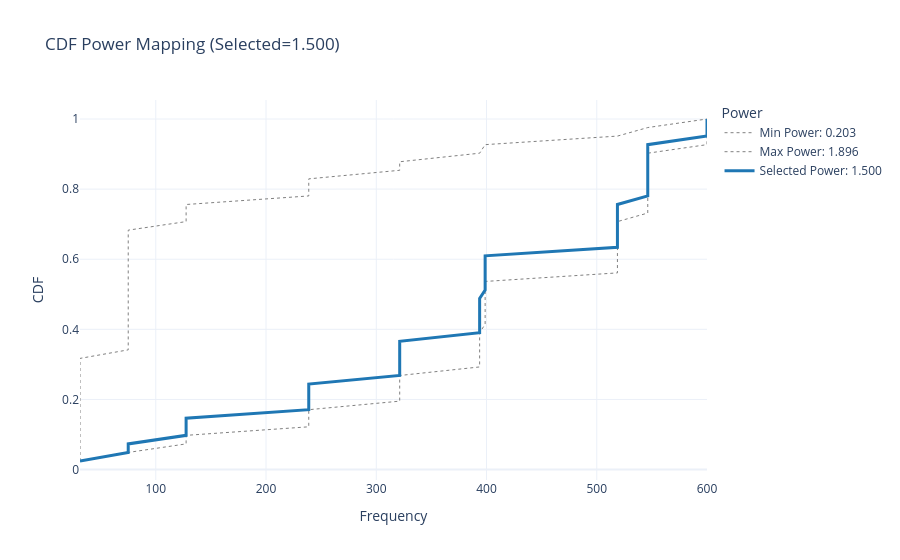
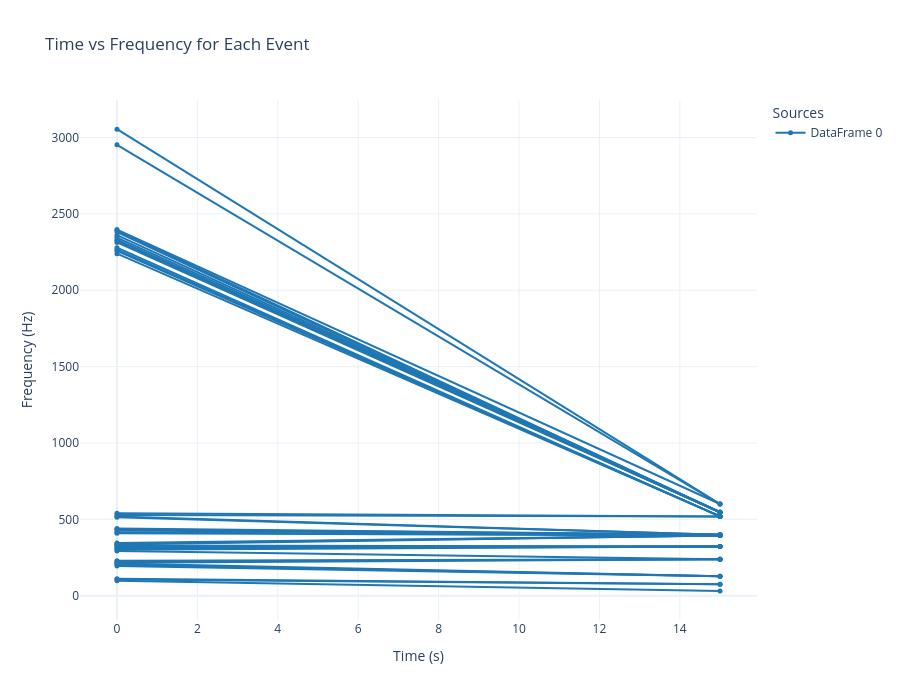
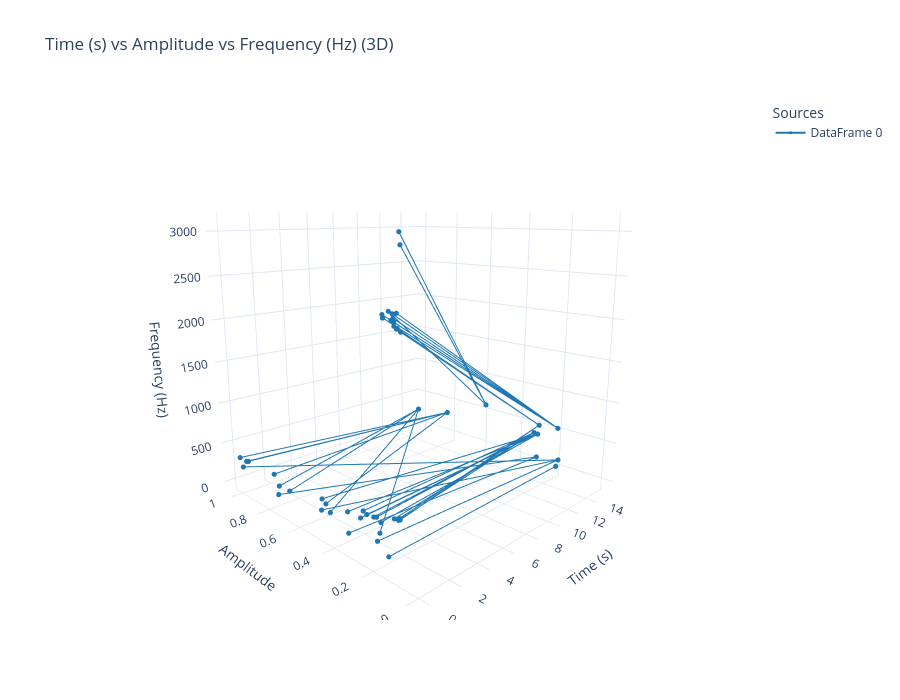

The code cell stored with these charts, in order, in its notebook:
### Markdown cell above
### How to read the CDF plot (Min Power vs Max Power)

- **x-axis (Frequency)**: the frequencies we get *after mapping* the smaller DataFrame (`freq_data_less`) onto the larger one.
- **y-axis (CDF / percentile)**: for any frequency on the x-axis, y tells you **what fraction of points are at or below** that frequency.
  - Example: y = 0.5 means "half the points are below this frequency" (the median).
- **Why there are two curves**: `Min Power` and `Max Power` are the **most extreme bias values** that still use **all** source points at least once.
  - Staying inside this range means we are *re-weighting* the merge, not *dropping* frequencies.
- **How to interpret the shape**:
  - If a curve rises **quickly** at low frequencies, **many mapped points land in the low-frequency region** (low-frequency bias).
  - If it stays **flat longer** and rises later, **more points get pushed toward higher frequencies** (high-frequency bias).

### Merge using a chosen `power`

Now we merge the two DataFrames using a specific `power` value within the valid range.

### Code cell
result_merge_cdf = merge_cdf(df1, df2, power_factor=1.5, plot=True)

new_df2 = create_time_transition_df(
    result_merge_cdf, 
    duration=15, 
    scale_amp=True
)
display(new_df2)

plot_combined(dfs=[new_df2])

plot_combined_3d(
    dfs=[new_df2],
    axis_order=("time", "amp", "freq"),
    flip={"amp": True, "time": True},
)

### Figure 1 — Plotly figure (JSON) as saved in the notebook; plotly's stock layout.template omitted (floating-point values rounded to 4 significant figures)
{"data": [{"line": {"color": "gray", "dash": "dot", "width": 1}, "mode": "lines", "name": "Min Power: 0.203", "type": "scatter", "x": [31.25, 31.25, 31.25, 31.25, 31.25, 31.25, 31.25, 31.25, 31.25, 31.25, 31.25, 31.25, 31.25, 75.0, 75.0, 75.0, 75.0, 75.0, 75.0, 75.0, 75.0, 75.0, 75.0, 75.0, 75.0, 75.0, 75.0, 75.0, 127.5, 127.5, 127.5, 238.8, 238.8, 238.8, 321.2, 321.2, 393.8, 398.8, 518.8, 546.2, 600.0], "y": [0.02439, 0.04878, 0.07317, 0.09756, 0.122, 0.1463, 0.1707, 0.1951, 0.2195, 0.2439, 0.2683, 0.2927, 0.3171, 0.3415, 0.3659, 0.3902, 0.4146, 0.439, 0.4634, 0.4878, 0.5122, 0.5366, 0.561, 0.5854, 0.6098, 0.6341, 0.6585, 0.6829, 0.7073, 0.7317, 0.7561, 0.7805, 0.8049, 0.8293, 0.8537, 0.878, 0.9024, 0.9268, 0.9512, 0.9756, 1.0]}, {"line": {"color": "gray", "dash": "dot", "width": 1}, "mode": "lines", "name": "Max Power: 1.896", "type": "scatter", "x": [31.25, 75.0, 127.5, 127.5, 238.8, 238.8, 238.8, 321.2, 321.2, 321.2, 321.2, 393.8, 393.8, 393.8, 393.8, 393.8, 398.8, 398.8, 398.8, 398.8, 398.8, 398.8, 518.8, 518.8, 518.8, 518.8, 518.8, 518.8, 518.8, 546.2, 546.2, 546.2, 546.2, 546.2, 546.2, 546.2, 546.2, 600.0, 600.0, 600.0, 600.0], "y": [0.02439, 0.04878, 0.07317, 0.09756, 0.122, 0.1463, 0.1707, 0.1951, 0.2195, 0.2439, 0.2683, 0.2927, 0.3171, 0.3415, 0.3659, 0.3902, 0.4146, 0.439, 0.4634, 0.4878, 0.5122, 0.5366, 0.561, 0.5854, 0.6098, 0.6341, 0.6585, 0.6829, 0.7073, 0.7317, 0.7561, 0.7805, 0.8049, 0.8293, 0.8537, 0.878, 0.9024, 0.9268, 0.9512, 0.9756, 1.0]}, {"line": {"color": "#1f77b4", "width": 3}, "mode": "lines", "name": "Selected Power: 1.500", "type": "scatter", "x": [31.25, 75.0, 75.0, 127.5, 127.5, 127.5, 238.8, 238.8, 238.8, 238.8, 321.2, 321.2, 321.2, 321.2, 321.2, 393.8, 393.8, 393.8, 393.8, 393.8, 398.8, 398.8, 398.8, 398.8, 398.8, 518.8, 518.8, 518.8, 518.8, 518.8, 518.8, 546.2, 546.2, 546.2, 546.2, 546.2, 546.2, 546.2, 600.0, 600.0, 600.0], "y": [0.02439, 0.04878, 0.07317, 0.09756, 0.122, 0.1463, 0.1707, 0.1951, 0.2195, 0.2439, 0.2683, 0.2927, 0.3171, 0.3415, 0.3659, 0.3902, 0.4146, 0.439, 0.4634, 0.4878, 0.5122, 0.5366, 0.561, 0.5854, 0.6098, 0.6341, 0.6585, 0.6829, 0.7073, 0.7317, 0.7561, 0.7805, 0.8049, 0.8293, 0.8537, 0.878, 0.9024, 0.9268, 0.9512, 0.9756, 1.0]}], "layout": {"legend": {"title": {"text": "Power"}}, "title": {"text": "CDF Power Mapping (Selected=1.500)"}, "xaxis": {"title": {"text": "Frequency"}}, "yaxis": {"title": {"text": "CDF"}}}}

### Figure 2 — Plotly figure (JSON) as saved in the notebook; plotly's stock layout.template omitted (floating-point values rounded to 4 significant figures)
{"data": [{"legendgroup": "DataFrame 0", "line": {"color": "#1f77b4", "width": 2}, "marker": {"size": 5}, "mode": "lines+markers", "name": "DataFrame 0", "showlegend": true, "type": "scatter", "x": [0, 15], "y": [97.37, 31.25]}, {"legendgroup": "DataFrame 0", "line": {"color": "#1f77b4", "width": 2}, "marker": {"size": 5}, "mode": "lines+markers", "name": "DataFrame 0", "showlegend": false, "type": "scatter", "x": [0, 15], "y": [105.3, 75]}, {"legendgroup": "DataFrame 0", "line": {"color": "#1f77b4", "width": 2}, "marker": {"size": 5}, "mode": "lines+markers", "name": "DataFrame 0", "showlegend": false, "type": "scatter", "x": [0, 15], "y": [110.5, 75]}, {"legendgroup": "DataFrame 0", "line": {"color": "#1f77b4", "width": 2}, "marker": {"size": 5}, "mode": "lines+markers", "name": "DataFrame 0", "showlegend": false, "type": "scatter", "x": [0, 15], "y": [194.7, 127.5]}, {"legendgroup": "DataFrame 0", "line": {"color": "#1f77b4", "width": 2}, "marker": {"size": 5}, "mode": "lines+markers", "name": "DataFrame 0", "showlegend": false, "type": "scatter", "x": [0, 15], "y": [202.6, 127.5]}, {"legendgroup": "DataFrame 0", "line": {"color": "#1f77b4", "width": 2}, "marker": {"size": 5}, "mode": "lines+markers", "name": "DataFrame 0", "showlegend": false, "type": "scatter", "x": [0, 15], "y": [210.5, 127.5]}, {"legendgroup": "DataFrame 0", "line": {"color": "#1f77b4", "width": 2}, "marker": {"size": 5}, "mode": "lines+markers", "name": "DataFrame 0", "showlegend": false, "type": "scatter", "x": [0, 15], "y": [215.8, 238.8]}, {"legendgroup": "DataFrame 0", "line": {"color": "#1f77b4", "width": 2}, "marker": {"size": 5}, "mode": "lines+markers", "name": "DataFrame 0", "showlegend": false, "type": "scatter", "x": [0, 15], "y": [223.7, 238.8]}, {"legendgroup": "DataFrame 0", "line": {"color": "#1f77b4", "width": 2}, "marker": {"size": 5}, "mode": "lines+markers", "name": "DataFrame 0", "showlegend": false, "type": "scatter", "x": [0, 15], "y": [228.9, 238.8]}, {"legendgroup": "DataFrame 0", "line": {"color": "#1f77b4", "width": 2}, "marker": {"size": 5}, "mode": "lines+markers", "name": "DataFrame 0", "showlegend": false, "type": "scatter", "x": [0, 15], "y": [292.1, 238.8]}, {"legendgroup": "DataFrame 0", "line": {"color": "#1f77b4", "width": 2}, "marker": {"size": 5}, "mode": "lines+markers", "name": "DataFrame 0", "showlegend": false, "type": "scatter", "x": [0, 15], "y": [300, 321.2]}, {"legendgroup": "DataFrame 0", "line": {"color": "#1f77b4", "width": 2}, "marker": {"size": 5}, "mode": "lines+markers", "name": "DataFrame 0", "showlegend": false, "type": "scatter", "x": [0, 15], "y": [307.9, 321.2]}, {"legendgroup": "DataFrame 0", "line": {"color": "#1f77b4", "width": 2}, "marker": {"size": 5}, "mode": "lines+markers", "name": "DataFrame 0", "showlegend": false, "type": "scatter", "x": [0, 15], "y": [313.2, 321.2]}, {"legendgroup": "DataFrame 0", "line": {"color": "#1f77b4", "width": 2}, "marker": {"size": 5}, "mode": "lines+markers", "name": "DataFrame 0", "showlegend": false, "type": "scatter", "x": [0, 15], "y": [321.1, 321.2]}, {"legendgroup": "DataFrame 0", "line": {"color": "#1f77b4", "width": 2}, "marker": {"size": 5}, "mode": "lines+markers", "name": "DataFrame 0", "showlegend": false, "type": "scatter", "x": [0, 15], "y": [328.9, 321.2]}, {"legendgroup": "DataFrame 0", "line": {"color": "#1f77b4", "width": 2}, "marker": {"size": 5}, "mode": "lines+markers", "name": "DataFrame 0", "showlegend": false, "type": "scatter", "x": [0, 15], "y": [334.2, 393.8]}, {"legendgroup": "DataFrame 0", "line": {"color": "#1f77b4", "width": 2}, "marker": {"size": 5}, "mode": "lines+markers", "name": "DataFrame 0", "showlegend": false, "type": "scatter", "x": [0, 15], "y": [339.5, 393.8]}, {"legendgroup": "DataFrame 0", "line": {"color": "#1f77b4", "width": 2}, "marker": {"size": 5}, "mode": "lines+markers", "name": "DataFrame 0", "showlegend": false, "type": "scatter", "x": [0, 15], "y": [344.7, 393.8]}, {"legendgroup": "DataFrame 0", "line": {"color": "#1f77b4", "width": 2}, "marker": {"size": 5}, "mode": "lines+markers", "name": "DataFrame 0", "showlegend": false, "type": "scatter", "x": [0, 15], "y": [407.9, 393.8]}, {"legendgroup": "DataFrame 0", "line": {"color": "#1f77b4", "width": 2}, "marker": {"size": 5}, "mode": "lines+markers", "name": "DataFrame 0", "showlegend": false, "type": "scatter", "x": [0, 15], "y": [415.8, 393.8]}, {"legendgroup": "DataFrame 0", "line": {"color": "#1f77b4", "width": 2}, "marker": {"size": 5}, "mode": "lines+markers", "name": "DataFrame 0", "showlegend": false, "type": "scatter", "x": [0, 15], "y": [426.3, 398.8]}, {"legendgroup": "DataFrame 0", "line": {"color": "#1f77b4", "width": 2}, "marker": {"size": 5}, "mode": "lines+markers", "name": "DataFrame 0", "showlegend": false, "type": "scatter", "x": [0, 15], "y": [434.2, 398.8]}, {"legendgroup": "DataFrame 0", "line": {"color": "#1f77b4", "width": 2}, "marker": {"size": 5}, "mode": "lines+markers", "name": "DataFrame 0", "showlegend": false, "type": "scatter", "x": [0, 15], "y": [439.5, 398.8]}, {"legendgroup": "DataFrame 0", "line": {"color": "#1f77b4", "width": 2}, "marker": {"size": 5}, "mode": "lines+markers", "name": "DataFrame 0", "showlegend": false, "type": "scatter", "x": [0, 15], "y": [513.2, 398.8]}, {"legendgroup": "DataFrame 0", "line": {"color": "#1f77b4", "width": 2}, "marker": {"size": 5}, "mode": "lines+markers", "name": "DataFrame 0", "showlegend": false, "type": "scatter", "x": [0, 15], "y": [518.4, 398.8]}, {"legendgroup": "DataFrame 0", "line": {"color": "#1f77b4", "width": 2}, "marker": {"size": 5}, "mode": "lines+markers", "name": "DataFrame 0", "showlegend": false, "type": "scatter", "x": [0, 15], "y": [528.9, 518.8]}, {"legendgroup": "DataFrame 0", "line": {"color": "#1f77b4", "width": 2}, "marker": {"size": 5}, "mode": "lines+markers", "name": "DataFrame 0", "showlegend": false, "type": "scatter", "x": [0, 15], "y": [539.5, 518.8]}, {"legendgroup": "DataFrame 0", "line": {"color": "#1f77b4", "width": 2}, "marker": {"size": 5}, "mode": "lines+markers", "name": "DataFrame 0", "showlegend": false, "type": "scatter", "x": [0, 15], "y": [2239.0, 518.8]}, {"legendgroup": "DataFrame 0", "line": {"color": "#1f77b4", "width": 2}, "marker": {"size": 5}, "mode": "lines+markers", "name": "DataFrame 0", "showlegend": false, "type": "scatter", "x": [0, 15], "y": [2258.0, 518.8]}, {"legendgroup": "DataFrame 0", "line": {"color": "#1f77b4", "width": 2}, "marker": {"size": 5}, "mode": "lines+markers", "name": "DataFrame 0", "showlegend": false, "type": "scatter", "x": [0, 15], "y": [2266.0, 518.8]}, {"legendgroup": "DataFrame 0", "line": {"color": "#1f77b4", "width": 2}, "marker": {"size": 5}, "mode": "lines+markers", "name": "DataFrame 0", "showlegend": false, "type": "scatter", "x": [0, 15], "y": [2279.0, 518.8]}, {"legendgroup": "DataFrame 0", "line": {"color": "#1f77b4", "width": 2}, "marker": {"size": 5}, "mode": "lines+markers", "name": "DataFrame 0", "showlegend": false, "type": "scatter", "x": [0, 15], "y": [2313.0, 546.2]}, {"legendgroup": "DataFrame 0", "line": {"color": "#1f77b4", "width": 2}, "marker": {"size": 5}, "mode": "lines+markers", "name": "DataFrame 0", "showlegend": false, "type": "scatter", "x": [0, 15], "y": [2324.0, 546.2]}, {"legendgroup": "DataFrame 0", "line": {"color": "#1f77b4", "width": 2}, "marker": {"size": 5}, "mode": "lines+markers", "name": "DataFrame 0", "showlegend": false, "type": "scatter", "x": [0, 15], "y": [2332.0, 546.2]}, {"legendgroup": "DataFrame 0", "line": {"color": "#1f77b4", "width": 2}, "marker": {"size": 5}, "mode": "lines+markers", "name": "DataFrame 0", "showlegend": false, "type": "scatter", "x": [0, 15], "y": [2345.0, 546.2]}, {"legendgroup": "DataFrame 0", "line": {"color": "#1f77b4", "width": 2}, "marker": {"size": 5}, "mode": "lines+markers", "name": "DataFrame 0", "showlegend": false, "type": "scatter", "x": [0, 15], "y": [2361.0, 546.2]}, {"legendgroup": "DataFrame 0", "line": {"color": "#1f77b4", "width": 2}, "marker": {"size": 5}, "mode": "lines+markers", "name": "DataFrame 0", "showlegend": false, "type": "scatter", "x": [0, 15], "y": [2382.0, 546.2]}, {"legendgroup": "DataFrame 0", "line": {"color": "#1f77b4", "width": 2}, "marker": {"size": 5}, "mode": "lines+markers", "name": "DataFrame 0", "showlegend": false, "type": "scatter", "x": [0, 15], "y": [2392.0, 546.2]}, {"legendgroup": "DataFrame 0", "line": {"color": "#1f77b4", "width": 2}, "marker": {"size": 5}, "mode": "lines+markers", "name": "DataFrame 0", "showlegend": false, "type": "scatter", "x": [0, 15], "y": [2397.0, 600]}, {"legendgroup": "DataFrame 0", "line": {"color": "#1f77b4", "width": 2}, "marker": {"size": 5}, "mode": "lines+markers", "name": "DataFrame 0", "showlegend": false, "type": "scatter", "x": [0, 15], "y": [2953.0, 600]}, {"legendgroup": "DataFrame 0", "line": {"color": "#1f77b4", "width": 2}, "marker": {"size": 5}, "mode": "lines+markers", "name": "DataFrame 0", "showlegend": false, "type": "scatter", "x": [0, 15], "y": [3055.0, 600]}], "layout": {"height": 700, "legend": {"title": {"text": "Sources"}}, "title": {"text": "Time vs Frequency for Each Event"}, "width": 900, "xaxis": {"title": {"text": "Time (s)"}}, "yaxis": {"title": {"text": "Frequency (Hz)"}}}}

### Figure 3 — Plotly figure (JSON) as saved in the notebook; plotly's stock layout.template omitted (floating-point values rounded to 4 significant figures)
{"data": [{"legendgroup": "DataFrame 0", "line": {"color": "#1f77b4", "width": 2}, "marker": {"color": "#1f77b4", "size": 3}, "mode": "lines+markers", "name": "DataFrame 0", "showlegend": true, "type": "scatter3d", "x": [0, 15], "y": [0.1276, 0.185], "z": [97.37, 31.25]}, {"legendgroup": "DataFrame 0", "line": {"color": "#1f77b4", "width": 2}, "marker": {"color": "#1f77b4", "size": 3}, "mode": "lines+markers", "name": "DataFrame 0", "showlegend": false, "type": "scatter3d", "x": [0, 15], "y": [0.7301, 0.2831], "z": [105.3, 75]}, {"legendgroup": "DataFrame 0", "line": {"color": "#1f77b4", "width": 2}, "marker": {"color": "#1f77b4", "size": 3}, "mode": "lines+markers", "name": "DataFrame 0", "showlegend": false, "type": "scatter3d", "x": [0, 15], "y": [0.3204, 0.2831], "z": [110.5, 75]}, {"legendgroup": "DataFrame 0", "line": {"color": "#1f77b4", "width": 2}, "marker": {"color": "#1f77b4", "size": 3}, "mode": "lines+markers", "name": "DataFrame 0", "showlegend": false, "type": "scatter3d", "x": [0, 15], "y": [0.1786, 0.1758], "z": [194.7, 127.5]}, {"legendgroup": "DataFrame 0", "line": {"color": "#1f77b4", "width": 2}, "marker": {"color": "#1f77b4", "size": 3}, "mode": "lines+markers", "name": "DataFrame 0", "showlegend": false, "type": "scatter3d", "x": [0, 15], "y": [0.4651, 0.1758], "z": [202.6, 127.5]}, {"legendgroup": "DataFrame 0", "line": {"color": "#1f77b4", "width": 2}, "marker": {"color": "#1f77b4", "size": 3}, "mode": "lines+markers", "name": "DataFrame 0", "showlegend": false, "type": "scatter3d", "x": [0, 15], "y": [0.9797, 0.1758], "z": [210.5, 127.5]}, {"legendgroup": "DataFrame 0", "line": {"color": "#1f77b4", "width": 2}, "marker": {"color": "#1f77b4", "size": 3}, "mode": "lines+markers", "name": "DataFrame 0", "showlegend": false, "type": "scatter3d", "x": [0, 15], "y": [0.7229, 1], "z": [215.8, 238.8]}, {"legendgroup": "DataFrame 0", "line": {"color": "#1f77b4", "width": 2}, "marker": {"color": "#1f77b4", "size": 3}, "mode": "lines+markers", "name": "DataFrame 0", "showlegend": false, "type": "scatter3d", "x": [0, 15], "y": [0.6551, 1], "z": [223.7, 238.8]}, {"legendgroup": "DataFrame 0", "line": {"color": "#1f77b4", "width": 2}, "marker": {"color": "#1f77b4", "size": 3}, "mode": "lines+markers", "name": "DataFrame 0", "showlegend": false, "type": "scatter3d", "x": [0, 15], "y": [0.4158, 1], "z": [228.9, 238.8]}, {"legendgroup": "DataFrame 0", "line": {"color": "#1f77b4", "width": 2}, "marker": {"color": "#1f77b4", "size": 3}, "mode": "lines+markers", "name": "DataFrame 0", "showlegend": false, "type": "scatter3d", "x": [0, 15], "y": [0.1668, 1], "z": [292.1, 238.8]}, {"legendgroup": "DataFrame 0", "line": {"color": "#1f77b4", "width": 2}, "marker": {"color": "#1f77b4", "size": 3}, "mode": "lines+markers", "name": "DataFrame 0", "showlegend": false, "type": "scatter3d", "x": [0, 15], "y": [0.4394, 0.803], "z": [300, 321.2]}, {"legendgroup": "DataFrame 0", "line": {"color": "#1f77b4", "width": 2}, "marker": {"color": "#1f77b4", "size": 3}, "mode": "lines+markers", "name": "DataFrame 0", "showlegend": false, "type": "scatter3d", "x": [0, 15], "y": [0.9506, 0.803], "z": [307.9, 321.2]}, {"legendgroup": "DataFrame 0", "line": {"color": "#1f77b4", "width": 2}, "marker": {"color": "#1f77b4", "size": 3}, "mode": "lines+markers", "name": "DataFrame 0", "showlegend": false, "type": "scatter3d", "x": [0, 15], "y": [1, 0.803], "z": [313.2, 321.2]}, {"legendgroup": "DataFrame 0", "line": {"color": "#1f77b4", "width": 2}, "marker": {"color": "#1f77b4", "size": 3}, "mode": "lines+markers", "name": "DataFrame 0", "showlegend": false, "type": "scatter3d", "x": [0, 15], "y": [0.9367, 0.803], "z": [321.1, 321.2]}, {"legendgroup": "DataFrame 0", "line": {"color": "#1f77b4", "width": 2}, "marker": {"color": "#1f77b4", "size": 3}, "mode": "lines+markers", "name": "DataFrame 0", "showlegend": false, "type": "scatter3d", "x": [0, 15], "y": [0.754, 0.803], "z": [328.9, 321.2]}, {"legendgroup": "DataFrame 0", "line": {"color": "#1f77b4", "width": 2}, "marker": {"color": "#1f77b4", "size": 3}, "mode": "lines+markers", "name": "DataFrame 0", "showlegend": false, "type": "scatter3d", "x": [0, 15], "y": [0.4599, 0.2814], "z": [334.2, 393.8]}, {"legendgroup": "DataFrame 0", "line": {"color": "#1f77b4", "width": 2}, "marker": {"color": "#1f77b4", "size": 3}, "mode": "lines+markers", "name": "DataFrame 0", "showlegend": false, "type": "scatter3d", "x": [0, 15], "y": [0.3228, 0.2814], "z": [339.5, 393.8]}, {"legendgroup": "DataFrame 0", "line": {"color": "#1f77b4", "width": 2}, "marker": {"color": "#1f77b4", "size": 3}, "mode": "lines+markers", "name": "DataFrame 0", "showlegend": false, "type": "scatter3d", "x": [0, 15], "y": [0.2584, 0.2814], "z": [344.7, 393.8]}, {"legendgroup": "DataFrame 0", "line": {"color": "#1f77b4", "width": 2}, "marker": {"color": "#1f77b4", "size": 3}, "mode": "lines+markers", "name": "DataFrame 0", "showlegend": false, "type": "scatter3d", "x": [0, 15], "y": [0.1615, 0.2814], "z": [407.9, 393.8]}, {"legendgroup": "DataFrame 0", "line": {"color": "#1f77b4", "width": 2}, "marker": {"color": "#1f77b4", "size": 3}, "mode": "lines+markers", "name": "DataFrame 0", "showlegend": false, "type": "scatter3d", "x": [0, 15], "y": [0.227, 0.2814], "z": [415.8, 393.8]}, {"legendgroup": "DataFrame 0", "line": {"color": "#1f77b4", "width": 2}, "marker": {"color": "#1f77b4", "size": 3}, "mode": "lines+markers", "name": "DataFrame 0", "showlegend": false, "type": "scatter3d", "x": [0, 15], "y": [0.1941, 0.3005], "z": [426.3, 398.8]}, {"legendgroup": "DataFrame 0", "line": {"color": "#1f77b4", "width": 2}, "marker": {"color": "#1f77b4", "size": 3}, "mode": "lines+markers", "name": "DataFrame 0", "showlegend": false, "type": "scatter3d", "x": [0, 15], "y": [0.2443, 0.3005], "z": [434.2, 398.8]}, {"legendgroup": "DataFrame 0", "line": {"color": "#1f77b4", "width": 2}, "marker": {"color": "#1f77b4", "size": 3}, "mode": "lines+markers", "name": "DataFrame 0", "showlegend": false, "type": "scatter3d", "x": [0, 15], "y": [0.1813, 0.3005], "z": [439.5, 398.8]}, {"legendgroup": "DataFrame 0", "line": {"color": "#1f77b4", "width": 2}, "marker": {"color": "#1f77b4", "size": 3}, "mode": "lines+markers", "name": "DataFrame 0", "showlegend": false, "type": "scatter3d", "x": [0, 15], "y": [0.1005, 0.3005], "z": [513.2, 398.8]}, {"legendgroup": "DataFrame 0", "line": {"color": "#1f77b4", "width": 2}, "marker": {"color": "#1f77b4", "size": 3}, "mode": "lines+markers", "name": "DataFrame 0", "showlegend": false, "type": "scatter3d", "x": [0, 15], "y": [0.08304, 0.3005], "z": [518.4, 398.8]}, {"legendgroup": "DataFrame 0", "line": {"color": "#1f77b4", "width": 2}, "marker": {"color": "#1f77b4", "size": 3}, "mode": "lines+markers", "name": "DataFrame 0", "showlegend": false, "type": "scatter3d", "x": [0, 15], "y": [0.07603, 0.2761], "z": [528.9, 518.8]}, {"legendgroup": "DataFrame 0", "line": {"color": "#1f77b4", "width": 2}, "marker": {"color": "#1f77b4", "size": 3}, "mode": "lines+markers", "name": "DataFrame 0", "showlegend": false, "type": "scatter3d", "x": [0, 15], "y": [0.07945, 0.2761], "z": [539.5, 518.8]}, {"legendgroup": "DataFrame 0", "line": {"color": "#1f77b4", "width": 2}, "marker": {"color": "#1f77b4", "size": 3}, "mode": "lines+markers", "name": "DataFrame 0", "showlegend": false, "type": "scatter3d", "x": [0, 15], "y": [0.06912, 0.2761], "z": [2239.0, 518.8]}, {"legendgroup": "DataFrame 0", "line": {"color": "#1f77b4", "width": 2}, "marker": {"color": "#1f77b4", "size": 3}, "mode": "lines+markers", "name": "DataFrame 0", "showlegend": false, "type": "scatter3d", "x": [0, 15], "y": [0.08505, 0.2761], "z": [2258.0, 518.8]}, {"legendgroup": "DataFrame 0", "line": {"color": "#1f77b4", "width": 2}, "marker": {"color": "#1f77b4", "size": 3}, "mode": "lines+markers", "name": "DataFrame 0", "showlegend": false, "type": "scatter3d", "x": [0, 15], "y": [0.08249, 0.2761], "z": [2266.0, 518.8]}, {"legendgroup": "DataFrame 0", "line": {"color": "#1f77b4", "width": 2}, "marker": {"color": "#1f77b4", "size": 3}, "mode": "lines+markers", "name": "DataFrame 0", "showlegend": false, "type": "scatter3d", "x": [0, 15], "y": [0.09542, 0.2761], "z": [2279.0, 518.8]}, {"legendgroup": "DataFrame 0", "line": {"color": "#1f77b4", "width": 2}, "marker": {"color": "#1f77b4", "size": 3}, "mode": "lines+markers", "name": "DataFrame 0", "showlegend": false, "type": "scatter3d", "x": [0, 15], "y": [0.0959, 0.1844], "z": [2313.0, 546.2]}, {"legendgroup": "DataFrame 0", "line": {"color": "#1f77b4", "width": 2}, "marker": {"color": "#1f77b4", "size": 3}, "mode": "lines+markers", "name": "DataFrame 0", "showlegend": false, "type": "scatter3d", "x": [0, 15], "y": [0.1073, 0.1844], "z": [2324.0, 546.2]}, {"legendgroup": "DataFrame 0", "line": {"color": "#1f77b4", "width": 2}, "marker": {"color": "#1f77b4", "size": 3}, "mode": "lines+markers", "name": "DataFrame 0", "showlegend": false, "type": "scatter3d", "x": [0, 15], "y": [0.1419, 0.1844], "z": [2332.0, 546.2]}, {"legendgroup": "DataFrame 0", "line": {"color": "#1f77b4", "width": 2}, "marker": {"color": "#1f77b4", "size": 3}, "mode": "lines+markers", "name": "DataFrame 0", "showlegend": false, "type": "scatter3d", "x": [0, 15], "y": [0.09939, 0.1844], "z": [2345.0, 546.2]}, {"legendgroup": "DataFrame 0", "line": {"color": "#1f77b4", "width": 2}, "marker": {"color": "#1f77b4", "size": 3}, "mode": "lines+markers", "name": "DataFrame 0", "showlegend": false, "type": "scatter3d", "x": [0, 15], "y": [0.1442, 0.1844], "z": [2361.0, 546.2]}, {"legendgroup": "DataFrame 0", "line": {"color": "#1f77b4", "width": 2}, "marker": {"color": "#1f77b4", "size": 3}, "mode": "lines+markers", "name": "DataFrame 0", "showlegend": false, "type": "scatter3d", "x": [0, 15], "y": [0.1022, 0.1844], "z": [2382.0, 546.2]}, {"legendgroup": "DataFrame 0", "line": {"color": "#1f77b4", "width": 2}, "marker": {"color": "#1f77b4", "size": 3}, "mode": "lines+markers", "name": "DataFrame 0", "showlegend": false, "type": "scatter3d", "x": [0, 15], "y": [0.08533, 0.1844], "z": [2392.0, 546.2]}, {"legendgroup": "DataFrame 0", "line": {"color": "#1f77b4", "width": 2}, "marker": {"color": "#1f77b4", "size": 3}, "mode": "lines+markers", "name": "DataFrame 0", "showlegend": false, "type": "scatter3d", "x": [0, 15], "y": [0.1179, 0.5658], "z": [2397.0, 600]}, {"legendgroup": "DataFrame 0", "line": {"color": "#1f77b4", "width": 2}, "marker": {"color": "#1f77b4", "size": 3}, "mode": "lines+markers", "name": "DataFrame 0", "showlegend": false, "type": "scatter3d", "x": [0, 15], "y": [0.06906, 0.5658], "z": [2953.0, 600]}, {"legendgroup": "DataFrame 0", "line": {"color": "#1f77b4", "width": 2}, "marker": {"color": "#1f77b4", "size": 3}, "mode": "lines+markers", "name": "DataFrame 0", "showlegend": false, "type": "scatter3d", "x": [0, 15], "y": [0.07315, 0.5658], "z": [3055.0, 600]}], "layout": {"height": 700, "legend": {"title": {"text": "Sources"}}, "scene": {"camera": {"center": {"x": 0, "y": 0, "z": 0}, "eye": {"x": 1.5, "y": 1.5, "z": 0.5}, "up": {"x": 0, "y": 0, "z": 1}}, "xaxis": {"range": [15.75, -0.75], "title": {"text": "Time (s)"}}, "yaxis": {"range": [1.05, -0.05], "title": {"text": "Amplitude"}}, "zaxis": {"range": [-152.8, 3208.0], "title": {"text": "Frequency (Hz)"}}}, "showlegend": true, "title": {"text": "Time (s) vs Amplitude vs Frequency (Hz) (3D)"}, "width": 900}}
